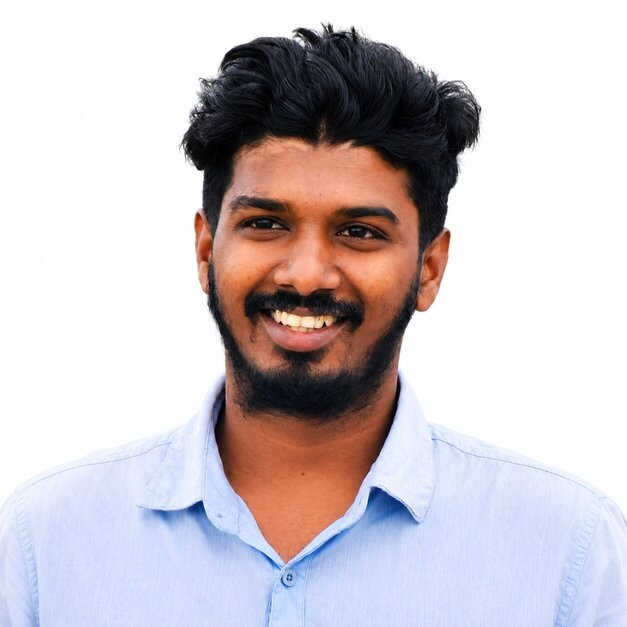
#> input picture datasets/registered_faces/arif.jpeg, 627 x 627 px
$ python -i anti_spoofing.py   (imports and definitions only)   (older library calls are emulated)
#> lines starting #> are read from the running program, lines starting #| are printed output that depends on the picture
"""Anti-spoofing checks.

Detects common presentation attacks:
- Replay attack (photo of a screen/printout): detected via image sharpness,
  moire patterns, and uniform illumination heuristics.
- Cropped/masked faces: detected via face-boundary analysis heuristics.

Since no trained anti-spoof model is bundled, this module implements
practical image-quality heuristics and logs all suspected spoof attempts
through the verification logger for the security dashboard.
"""
import os

import numpy as np

HAS_CV2 = False
try:
    import cv2
    HAS_CV2 = True
except Exception:
    HAS_CV2 = False


def _mock_allowed() -> bool:
    return False


def _laplacian_variance(image_path: str):
    """Sharpness metric — screens/prints often have lower variance."""
    if not HAS_CV2 or not os.path.exists(image_path):
        return None
    img = cv2.imread(image_path, cv2.IMREAD_GRAYSCALE)
    if img is None:
        return None
    return cv2.Laplacian(img, cv2.CV_64F).var()


def _detect_moire(image_path: str):
    """Rough heuristic: a printed photo viewed by a camera often has strong
    periodic high-frequency patterns (moire). We approximate this via FFT
    energy concentrated in a mid-high frequency annulus."""
    if not HAS_CV2 or not os.path.exists(image_path):
        return False
    img = cv2.imread(image_path, cv2.IMREAD_GRAYSCALE)
    if img is None:
        return False

    img = cv2.resize(img, (256, 256)).astype(np.float32)

    # True magnitude spectrum via numpy's FFT (avoids the pitfall of taking
    # abs() of cv2.dft's raw 2-channel real/imag output, which does not give
    # the correct magnitude).
    f = np.fft.fft2(img)
    f_shift = np.fft.fftshift(f)
    magnitude = 20 * np.log(np.abs(f_shift) + 1e-6)

    h, w = magnitude.shape
    cy, cx = h // 2, w // 2
    y, x = np.ogrid[:h, :w]
    r = np.sqrt((x - cx) ** 2 + (y - cy) ** 2)

    # Mid-high frequency band (annulus) where moire energy concentrates.
    mask = (r > 30) & (r < 90)
    band_energy = float(magnitude[mask].sum())
    total_energy = float(magnitude.sum())
    if total_energy <= 0:
        return False

    ratio = band_energy / total_energy
    return ratio > 0.45  # tuned heuristic


def check_anti_spoofing(image_path: str) -> dict:
    """Run anti-spoof heuristics on an image path."""
    if not image_path or not os.path.exists(image_path):
        return {"passed": False, "reason": "Image missing", "details": {}}

    details = {}

    sharpness = _laplacian_variance(image_path)
#> in _laplacian_variance, `img = cv2.imread(image_path, cv2.IMREAD_GRAYSCALE)`:
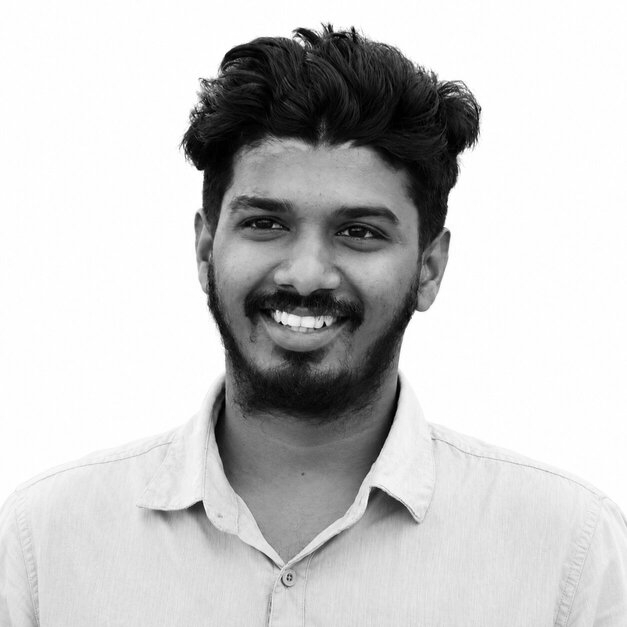
#> img: shape (627, 627); min 0, max 255, mean 199.9
#> sharpness = 253
    if sharpness is not None:
        details["laplacian_variance"] = round(sharpness, 2)
        # Extremely low sharpness -> likely a blurry printout or screen photo
        if sharpness < 20:
            return {"passed": False, "reason": "Image too blurry (possible replay)", "details": details}

    moire = _detect_moire(image_path)
#> in _detect_moire, `magnitude = 20 * np.log(np.abs(f_shift) + 1e-6)`:
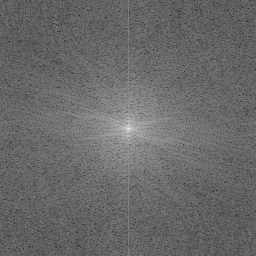
#> magnitude: shape (256, 256) float64; min 21.51, max 327.8, mean 148.1; drawn with min black and max white
#> in _detect_moire, `band_energy = float(magnitude[mask].sum())`: band_energy = 3543428.7
#> in _detect_moire, `total_energy = float(magnitude.sum())`: total_energy = 9707209.5
#> in _detect_moire, `ratio = band_energy / total_energy`: ratio = 0.365
#> moire = False
    details["moire_detected"] = moire
    if moire:
        return {"passed": False, "reason": "Moire pattern detected (photo of screen)", "details": details}

    return {"passed": True, "details": details}

>>> result = check_anti_spoofing('../../../datasets/registered_faces/arif.jpeg')
#> result = 2 items
